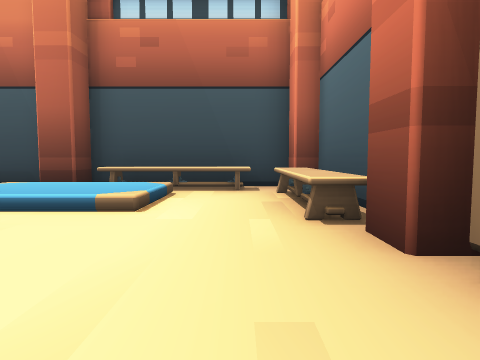
View 1 (above)

18 first-person views from a walk through a scene from a Unity 3-D project. The camera is 1.3 m above the floor, tilts 4° down and sees 75° across. The floor is counted in squares, 2 m on a side. Each view is taken from the middle of a square. On the plan, view 1 faces up. The plan holds only what a view shows up to about 10 squares ahead; the rest is blank. The player character is not drawn. Some animated figures are not drawn. Door leaves are left out, so doorways stand open. Some surface patterns are stand-ins.

View 2
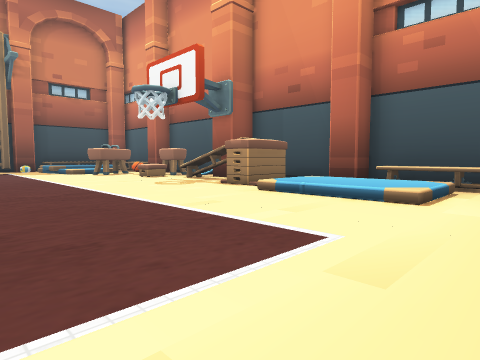

View 3
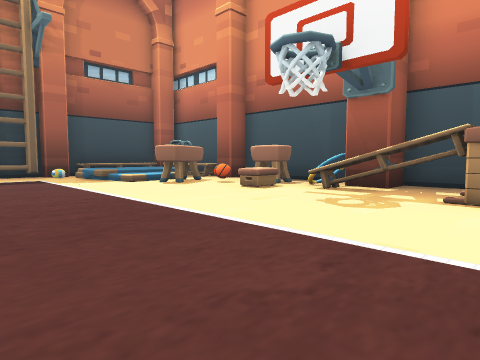

View 4
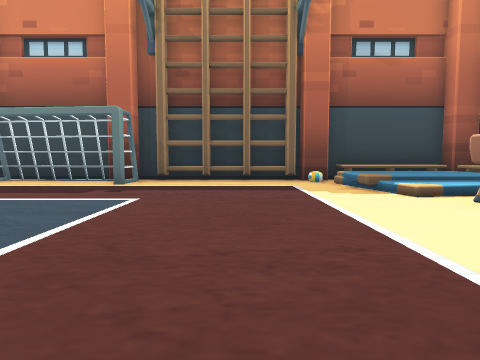

View 5
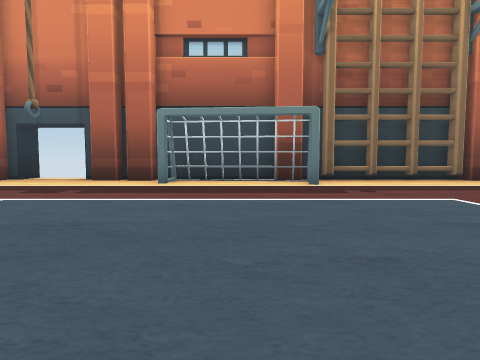

View 6
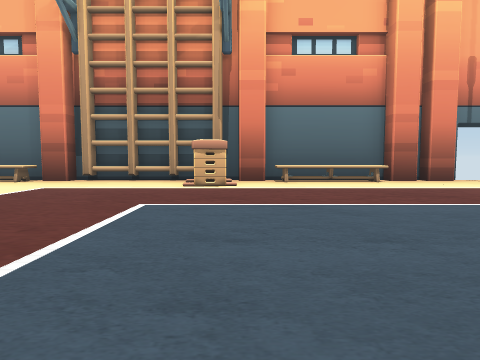

View 7
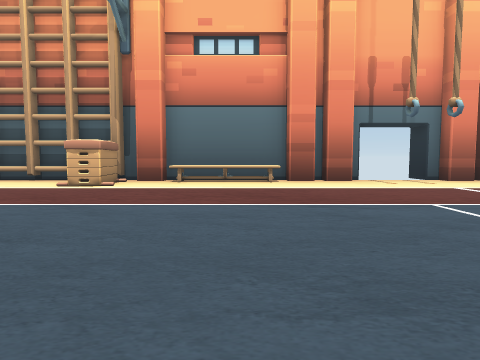

View 8
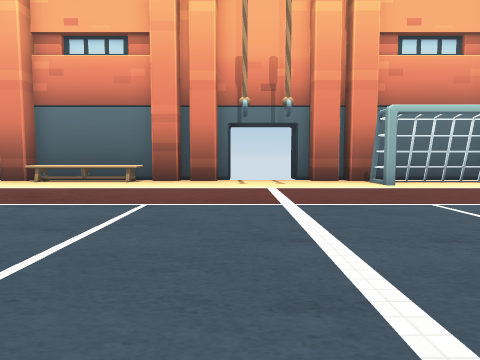

View 9
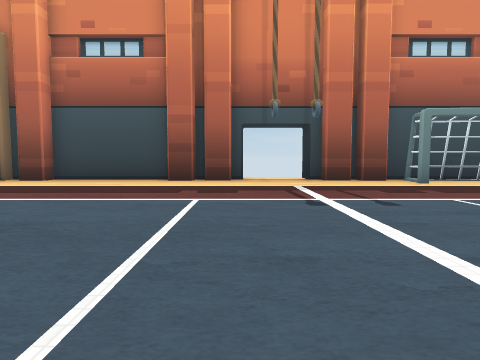

View 10
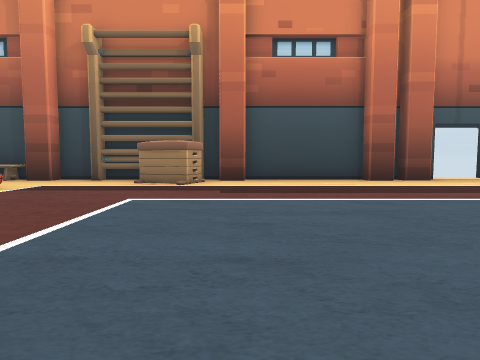

View 11
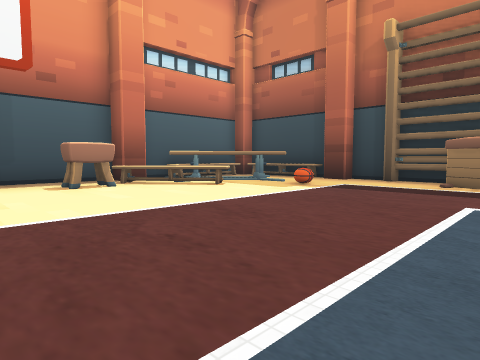

View 12
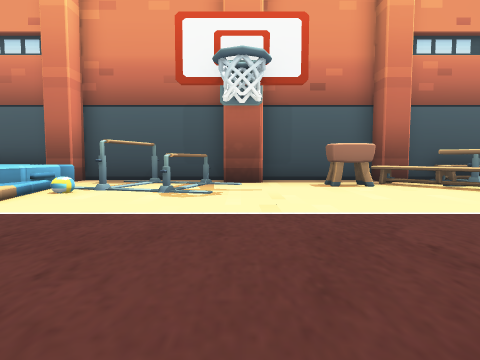

View 13
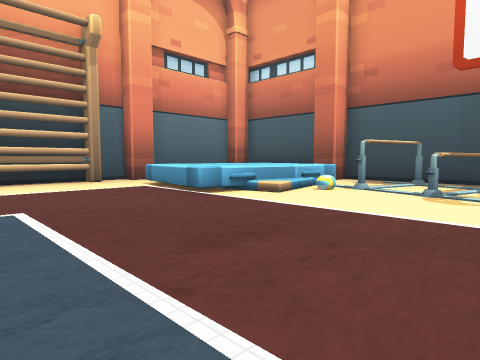

View 14
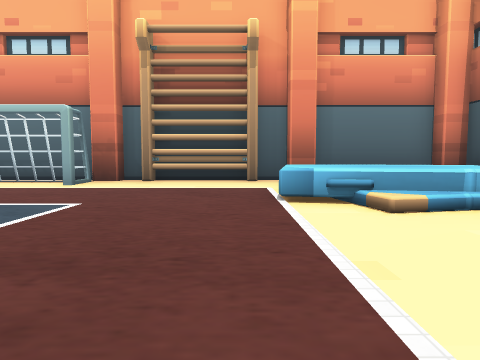

View 15
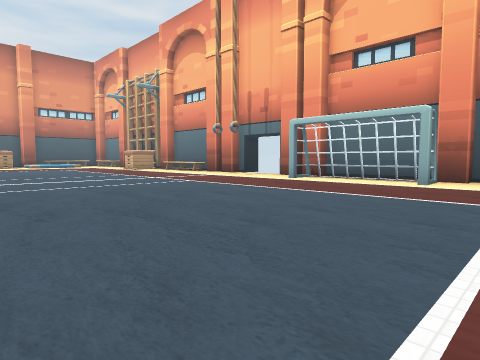

View 16
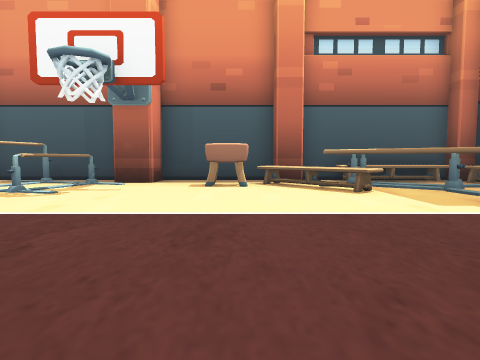

View 17
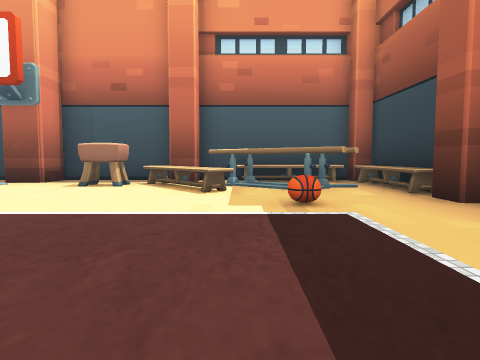

View 18
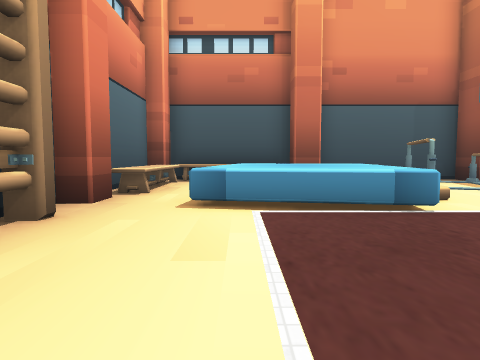

### Floor plan
Key: @ floor where view 1 was taken; # wall or solid block; . main floor; : floor 0.5 m higher than the main floor; + floor 0.75 m higher than the main floor; * floor 1 m higher than the main floor; / step, stairs or slope; D open door; = window, fence, low wall or low ledge; B box; O other object.
Columns run from 18 left of view 1 to 2 right of it. Each row starts with its distance up from view 1.
  8        #############
  7  #OO    .##.. #  ..##
  6 #  O  .O.O..O //OOOO#
  5 #.   O.OBOOOOO   /.O#
  4 #O   OO.......:::/.O#
  3 #. +/..............O#
  2 ##..................#
  1 #...................#
  0 #.................@.#
 -1 #...................#
 -2 #........  .......OO#
 -3 ###...... .........##
 -4 ##........ ........O#
 -5 ##.................O#
 -6 ##.................O#
 -7 ##.......  ........O#
 -8 #.......   ........##
 -9 #.......   .........#
-10 D........ ..........D
-11 D...................D
-12 D...................#
-13 #...................#
-14 #........ ........###
-15 #.......  .........##
-16 #..................##
-17 #..................##
-18 #.................###
-19 #.O.................#
-20 #OO.................#
-21 #...................#
-22 #...................#
-23 #..............====.#
-24 #..O..........//*=.##
-25 #.OOOO.....O.O//*=.O#
-26 #.OO O.....O.O//*=.O#
-27 #...O OO...O... ==.O#
-28 #OOOO##...#....#OOO##
-29 ####################

Positions as (right, up) in squares from view 1, and headings:
1: (0, 0), facing up
2: (0, -1), facing up-left
3: (-5, -1), facing up-left
4: (-8, 0), facing left
5: (-8, -5), facing left
6: (-8, -3), facing right
7: (-8, -6), facing right
8: (-8, -10), facing right
9: (-8, -12), facing left
10: (-8, -18), facing left
11: (-8, -19), facing down-left
12: (-8, -19), facing down
13: (-8, -19), facing down-right
14: (-8, -22), facing right
15: (-9, -20), facing up-right
16: (-11, -19), facing down
17: (-14, -19), facing down
18: (-1, -19), facing down
